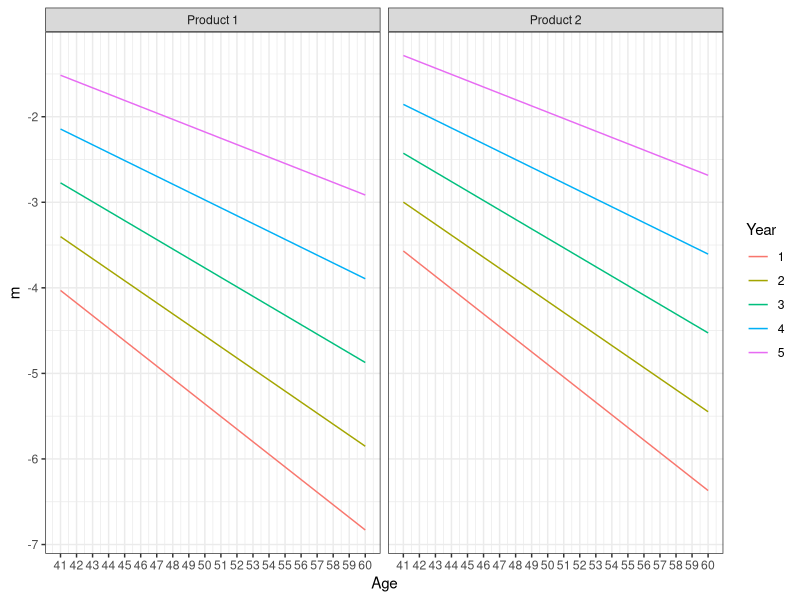

Write the R code that produced this figure.
X <- 5
TT <- 20
years <- seq(41, 60, length.out = TT) 
P <- 2

ax <- seq(-5, -2, length.out = X)
c1p <- rnorm(P, sd = .5)
c2p <- rnorm(P, sd = .1)
bx <- seq(.04, 0.02, length.out = X)
# bx <- seq(.2, .04, length.out = X)
kt <- seq(30, -40, length.out = TT)
c3p <- rnorm(P, sd = .015)
c3p <- c3p - mean(c3p)
c4p <- rnorm(P, sd = 10) 
c4p <- c4p - mean(c4p)

data <- expand.grid(x = 1:X, t = 1:TT, p = 1:P)

mxtp <- apply(data, 1, function(dat){
  x <- dat[1]
  t <- dat[2]
  p <- dat[3]
  ax[x] + bx[x] * kt[t]
  ax[x] + bx[x] * kt[t] + c1p[p] # (1A)
  # ax[x] * (1 + c2p[p]) + bx[x] * kt[t] # (1M)
  # ax[x] + (bx[x] + c3p[p]) * kt[t] # (2.1A)
  ax[x] + bx[x] * (kt[t] + c4p[p]) # (2.2A)
})

data$p <- paste0("Product ", 1:P)[data$p]

df <- data.frame(Year = factor(data$x),
                 t = data$t,
                 p = data$p,
                 m = mxtp)

library(ggplot2)

ggplot(data = df, aes(x = t,
                      y = m,
                      color = Year,
                      group = Year)) + 
  geom_line() + 
  facet_grid(cols = vars(p)) + 
  scale_x_continuous(breaks = 1:TT, labels = years) +
  theme_bw() + xlab("Age")


# df[df$x %in% 1,3] - df[df$x %in% 2,3]
# 
# (ax[1] - ax[2]) + kt * (bx[1] - bx[2])


# 
